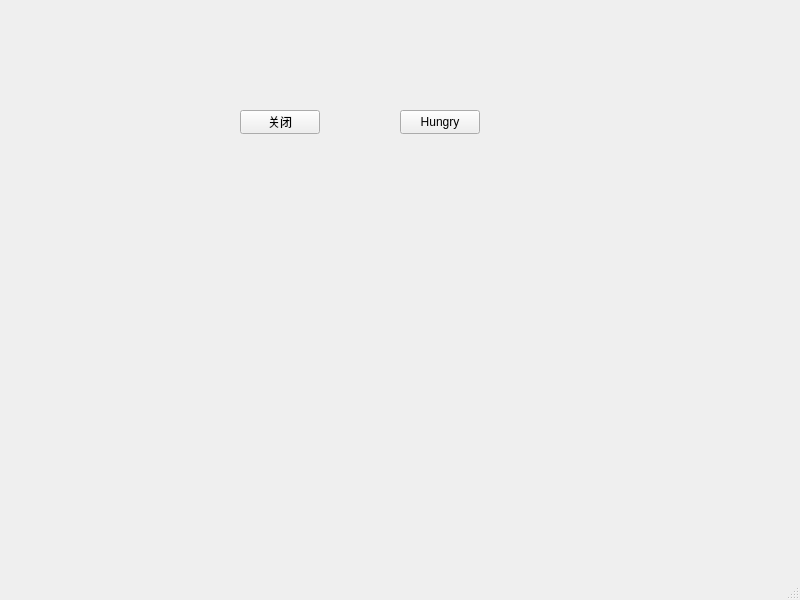
<?xml version="1.0" encoding="UTF-8"?>
<ui version="4.0">
 <class>MainWindow</class>
 <widget class="QMainWindow" name="MainWindow">
  <property name="geometry">
   <rect>
    <x>0</x>
    <y>0</y>
    <width>800</width>
    <height>600</height>
   </rect>
  </property>
  <property name="windowTitle">
   <string>MainWindow</string>
  </property>
  <widget class="QWidget" name="centralwidget">
   <widget class="QPushButton" name="closeBtn">
    <property name="geometry">
     <rect>
      <x>240</x>
      <y>110</y>
      <width>80</width>
      <height>24</height>
     </rect>
    </property>
    <property name="text">
     <string>关闭</string>
    </property>
   </widget>
   <widget class="QPushButton" name="hungry">
    <property name="geometry">
     <rect>
      <x>400</x>
      <y>110</y>
      <width>80</width>
      <height>24</height>
     </rect>
    </property>
    <property name="text">
     <string>Hungry</string>
    </property>
   </widget>
  </widget>
  <widget class="QMenuBar" name="menubar">
   <property name="geometry">
    <rect>
     <x>0</x>
     <y>0</y>
     <width>800</width>
     <height>21</height>
    </rect>
   </property>
  </widget>
  <widget class="QStatusBar" name="statusbar"/>
 </widget>
 <resources/>
 <connections/>
</ui>
